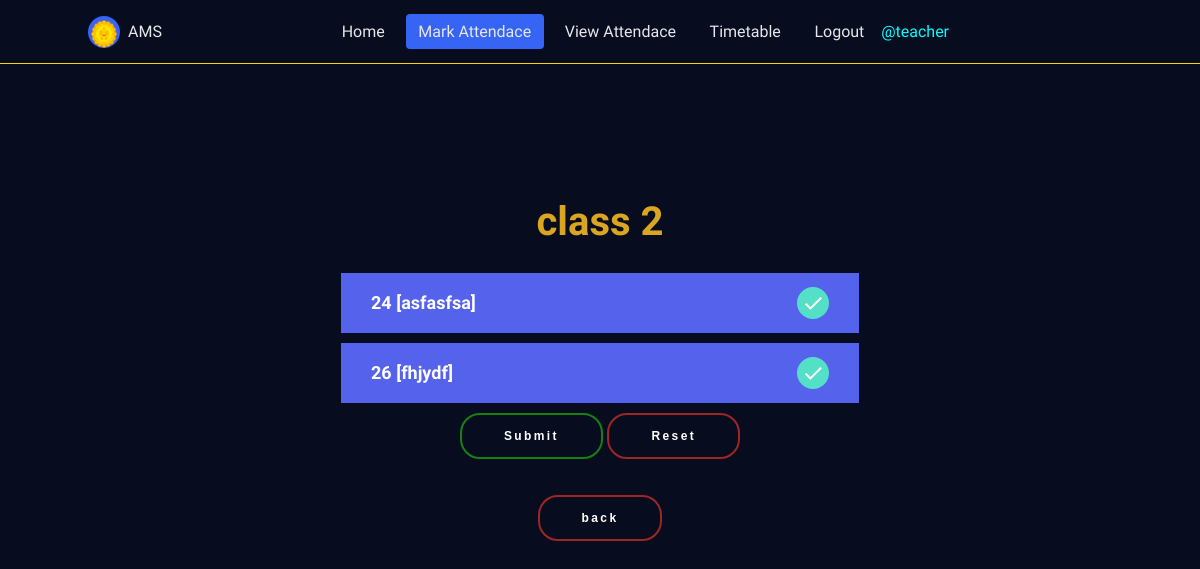
Screenshot of /two/ (signed in) with the database file from the repository.
### attendance_management_system/models.py (models this page shows, shortened)
class Classname(models.Model):
    classno = models.CharField(max_length=10, primary_key=True)

class Student(models.Model):
    roll = models.CharField(max_length=10, primary_key=True)
    name = models.CharField(max_length=40, null=False, default='')
    classname = models.ForeignKey('Classname', on_delete=models.CASCADE)
    phone = models.CharField(max_length=12, null=False, default='')
    parent_phone = models.CharField(max_length=12, null=False, default='')
    def __str__(self):
        return self.name

### attendance_management_system/views.py (the view)
# urls.py: path('two/', views.two, name="two"),
@login_required(login_url='/login')
def two(request):
    student =  Student.objects.filter(classname=2)
    classname = Classname.objects.filter(classno=2)
    context={'student': student, 'classname': classname}
    return render(request, 'class2.html', context)

### templates/class2.html (shortened to what this page needs)
<!DOCTYPE html>
<html lang="en">
<head>
    {% load static %}
    <link href="https://stackpath.bootstrapcdn.com/font-awesome/4.7.0/css/font-awesome.min.css" rel="stylesheet">
    <link rel="stylesheet" href="{% static 'markAttendance/css/styles.css' %}">
</head>
<body>
    <header class="header">
        <nav class="nav" id="nav-menu">
            <div class="nav__content bd-grid">
                <div class="nav__perfil">
                    <div class="nav__img">
                        <img src="static/markattendance/img/2.png" alt="">
                    </div>
                    <div>
                        <a href="#" class="nav__name">AMS</a>
                    </div>
                </div>
                <div class="nav__menu">
                    <ul class="nav__list">
                        <li class="nav__item"><a href="{% url 'home' %}" class="nav__link">Home</a></li>
                        <li class="nav__item"><a href="{% url 'teacherhome' %}" class="nav__link active">Mark Attendace</a></li>
                        <li class="nav__item"><a href="{% url 'viewattendance' %}" class="nav__link">View Attendace</a></li>
                        <li class="nav__item"><a href="{% url 'timetable' %}" class="nav__link">Timetable</a></li>
                        {% if request.user.is_authenticated %}
                        <li class="nav__item"><a href="{% url 'logout' %}" class="nav__link">Logout</a></li>
                        <span style="color:cyan;">@{{request.user.username}}</span>
                        {% else %}
                        <li class="nav__item"><a href="{% url 'login' %}" class="nav__link">Login</a></li>
                        {% endif %}
                    </ul>
                </div>
            </div>
        </nav>
    </header>
    <br><br><br><br><br><br>
        <form method="POST" action="/teacherhome" class="form">
                {% for cs in classname %}
                <h2 style="color:goldenrod; font-size: 40px;">class {{cs.classno}}</h2>
                {% endfor %}
                {% for stud in student  %}
        <div class="inputGroup">
            <label for="{{ stud }}">{{ stud.roll }}  [{{ stud }}]</label>
        </div>
        {% endfor %}
            <div class="btn">
                <button type="submit" class="submit">Submit</button>
                <button type="reset" class="reset">Reset</button><br><br>
                <button type="button" class="reset" onclick="window.location.href='{% url 'teacherhome' %}' ">back</button>
            </div>
        </form>
</body>
</html>

### static/markAttendance/css/styles.css (style rules this page uses)
:root { --header-height: 3rem; --first-color: #3664F4; --dark-color: #070D1F; --dark-color-alt: #282B3A; --white-color: #E6E7E9; --body-font: 'Poppins', sans-serif; --normal-font-size: .938rem; --small-font-size: .813rem; --z-fixed: 100; }
@media screen and (min-width: 768px) { :root { --normal-font-size: 1rem; --small-font-size: .875rem; } }
form { text-align: center; }
h2 { text-align: center; color: white; margin-top: 90px; animation: Slide_Up 0.8s ease; }
body { margin: var(--header-height) 0 0 0; font-family: var(--body-font); font-size: var(--normal-font-size); font-weight: 500; background-color: var(--dark-color); }
ul { margin: 0; padding: 0; list-style: none; }
a { text-decoration: none; }
img { max-width: 100%; height: 100%; }
.btn { margin-top: 10px; }
.submit { position: relative; background: transparent; border: 2px solid rgb(22, 128, 18); padding: 14px 42px; border-radius: 20px; cursor: pointer; overflow: hidden; outline: none; font-weight: bold; font-size: 12px; color: white; letter-spacing: .2em; transition: all .2s ease; animation: Slide_Up 0.8s ease; }
.reset { position: relative; background: transparent; border: 2px solid rgb(160, 37, 37); padding: 14px 42px; border-radius: 20px; cursor: pointer; overflow: hidden; outline: none; font-weight: bold; font-size: 12px; color: white; letter-spacing: .2em; box-shadow: 0 8px 32px rgba(#000, .2); transition: all .2s ease; animation: Slide_Up 0.8s ease; }
.bd-grid { max-width: 1024px; display: -ms-grid; display: grid; -ms-grid-columns: 100%; grid-template-columns: 100%; margin-left: 1.5rem; margin-right: 1.5rem; }
.header { width: 100%; height: var(--header-height); position: fixed; top: 0; left: 0; padding: 0 1.5rem; background-color: transparent; z-index: var(--z-fixed); display: -webkit-box; display: -ms-flexbox; display: flex; -webkit-box-pack: justify; -ms-flex-pack: justify; justify-content: space-between; -webkit-box-align: center; -ms-flex-align: center; align-items: center; border-bottom: 1px solid rgb(252, 214, 0); animation: Slide_Up 0.8s ease; }
.nav__content { height: 100%; -ms-grid-rows: max-content 1fr max-content; grid-template-rows: -webkit-max-content 1fr -webkit-max-content; grid-template-rows: max-content 1fr max-content; row-gap: 2rem; }
.nav__img { display: -webkit-box; display: -ms-flexbox; display: flex; -webkit-box-pack: center; -ms-flex-pack: center; justify-content: center; padding-top: .25rem; margin-bottom: .8rem; width: 56px; height: 56px; background-color: var(--first-color); border-radius: 50%; overflow: hidden; }
.nav__img img { width: 46px; }
.nav__name { display: block; color: var(--white-color); }
.nav__menu { -ms-flex-item-align: center; -ms-grid-row-align: center; align-self: center; }
.nav__item { margin: 2.5rem 0; }
.nav__link { color: var(--white-color); }
.active { color: var(--first-color); }
@media screen and (min-width: 768px) { body { margin: 0; } }
@media screen and (min-width: 768px) { .header { height: calc(var(--header-height) + 1rem); } }
@media screen and (min-width: 768px) { .nav { width: 100%; } }
@media screen and (min-width: 768px) { .nav__content { -ms-grid-columns: (max-content)[3]; grid-template-columns: repeat(3, -webkit-max-content); grid-template-columns: repeat(3, max-content); -ms-grid-rows: 1fr; grid-template-rows: 1fr; -webkit-column-gap: 1rem; column-gap: 1rem; -webkit-box-pack: justify; -ms-flex-pack: justify; justify-content: space-between; } }
@media screen and (min-width: 768px) { .nav__perfil { display: -webkit-box; display: -ms-flexbox; display: flex; -webkit-box-align: center; -ms-flex-align: center; align-items: center; } }
@media screen and (min-width: 768px) { .nav__img { width: 32px; height: 32px; margin-right: .5rem; margin-bottom: 0; -webkit-box-align: center; -ms-flex-align: center; align-items: center; } }
@media screen and (min-width: 768px) { .nav__img img { width: 26px; } }
@media screen and (min-width: 768px) { .nav__list { display: -webkit-box; display: -ms-flexbox; display: flex; } }
@media screen and (min-width: 768px) { .nav__item { margin: 0 .25rem; } }
@media screen and (min-width: 768px) { .nav__link { padding: .5rem .8rem; border-radius: .25rem; } }
@media screen and (min-width: 768px) { .active { background-color: var(--first-color); color: var(--white-color); } }

### rows the page displays
Classname: classno "2"
Student: roll "24", name "asfasfsa"
Student: roll "26", name "fhjydf"

### other values shown
{{ request.user.username }} "teacher"
